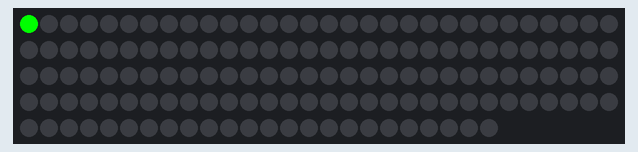
A sketch run on a simulated Arduino Uno, built with avr-gcc and run on an emulated ATmega328P. On the bench: 144 RGB LEDs in strip order, left to right, continuing on the next row.

Above: at 0.15 s.
At 1.07 s:
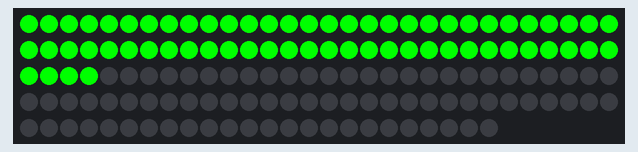
At 1.68 s:
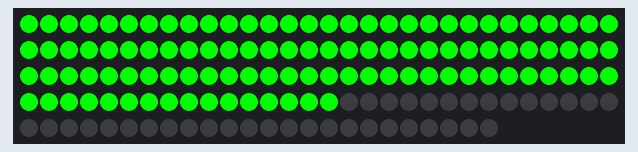
At 2.1 s:
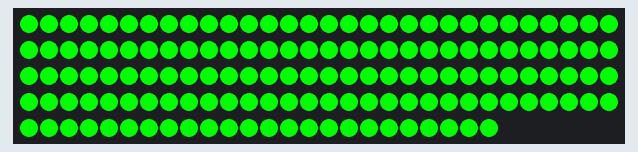

The sketch:

BladeLightingTest.ino
```cpp
#include <WS2812.h>

short numberOfLED = 144;

WS2812 LED(numberOfLED); // 144 LEDs

cRGB value;

void setup() {

  LED.setOutput(13); // Data pin 13

}

void loop() {

  for(short i = 0; i < numberOfLED; i++) {

    value.b = 0; value.g = 255; value.r = 0; // RGB Value -> Blue
    LED.set_crgb_at(i, value); // Set value at LED found at index 0
    LED.sync(); // Sends the value to the LED
    delay(10); // Wait 500 ms

  }

}
```
